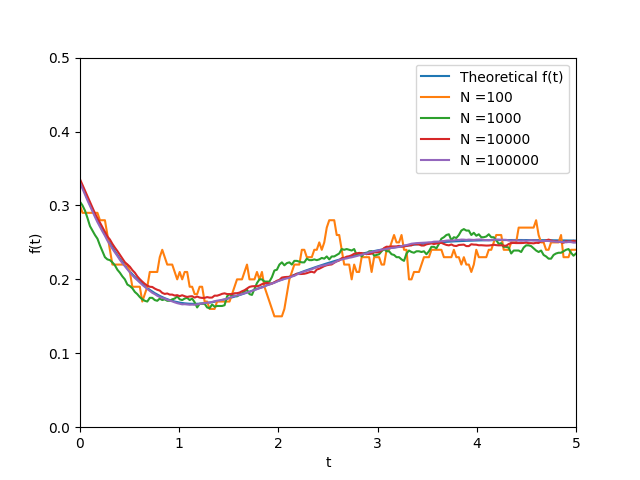

Write Python code to recreate this figure.

import numpy as np
import matplotlib.pyplot as plt
import math
Ns = [100,1000,10000,100000]


T =5
def initial():
    return np.random.choice([1,2],p=[1/3,2/3])

def simOne():
    state = initial()
    t = 0

    times = [0]
    states = [state]
    while(t<=T):
        wait= np.random.exponential(1)
        t+= wait
        if(t>T):
            break
        state = (state +1) %4
        times.append(t)
        states.append(state)
    return times,states

def compute_f(N, tvals):
    count_state1 = np.zeros(len(tvals))
    
    for _ in range(N):
        times, states = simOne()
        idx = 0
        current_state = states[0]
        
        for i, t in enumerate(tvals):
            while idx+1 < len(times) and t >= times[idx+1]:
               
                idx += 1
                current_state = states[idx]
            
            if current_state == 1:
                count_state1[i] += 1
        
    f = count_state1 / N
    return  f


 

def f(t):
    return (1/12) * math.exp(-2*t) * (
        3 * math.exp(2*t)
        - 4 * math.exp(t) * math.sin(t)
        + 2 * math.exp(t) * math.cos(t)
        - 1
    )

tvals = np.linspace(0,5,200)
plt.figure()
plt.xlim(0,5)
plt.ylim(0,1/2)
fvals = [f(t) for t in tvals]
plt.plot(tvals,fvals, label = "Theoretical f(t)")
for N in Ns:
    f= compute_f(N,tvals)
    plt.plot(tvals,f, label = f"N ={N}")
plt.legend()
plt.xlabel("t")
plt.ylabel("f(t)")
plt.savefig("1e.png")
plt.show()
       
